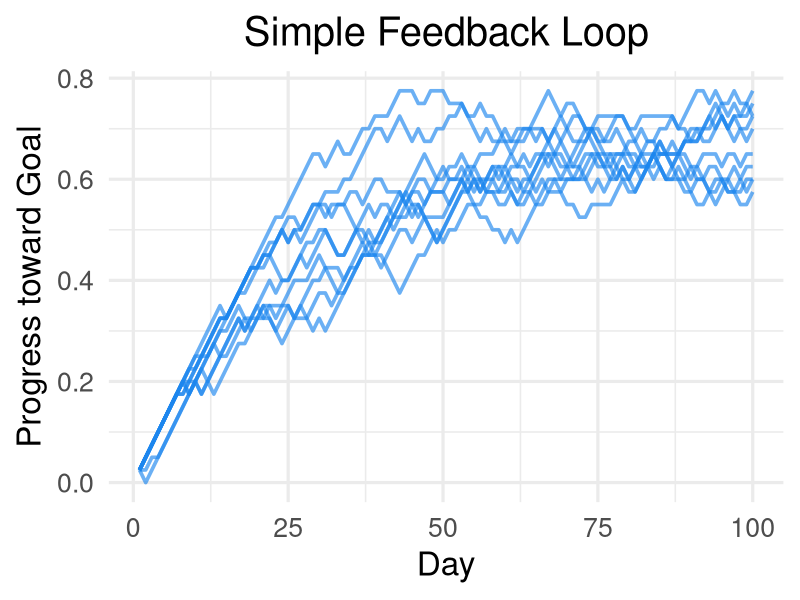
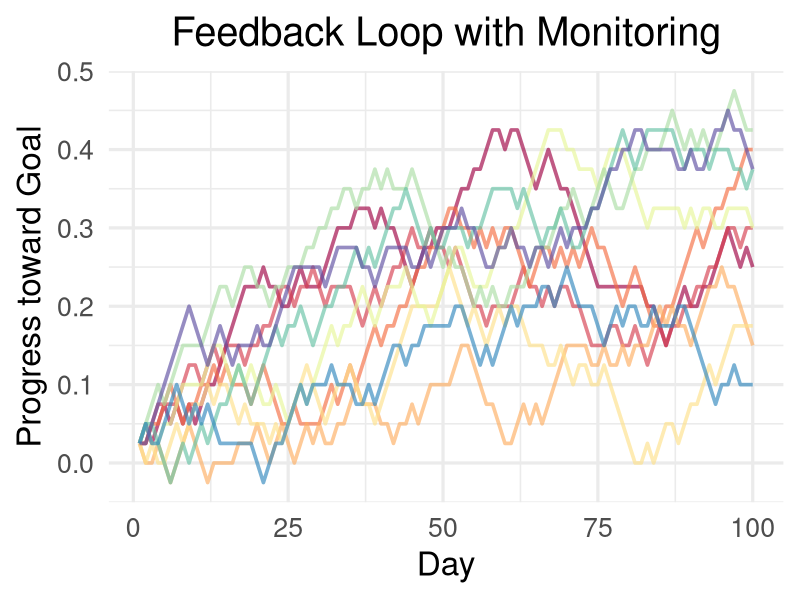
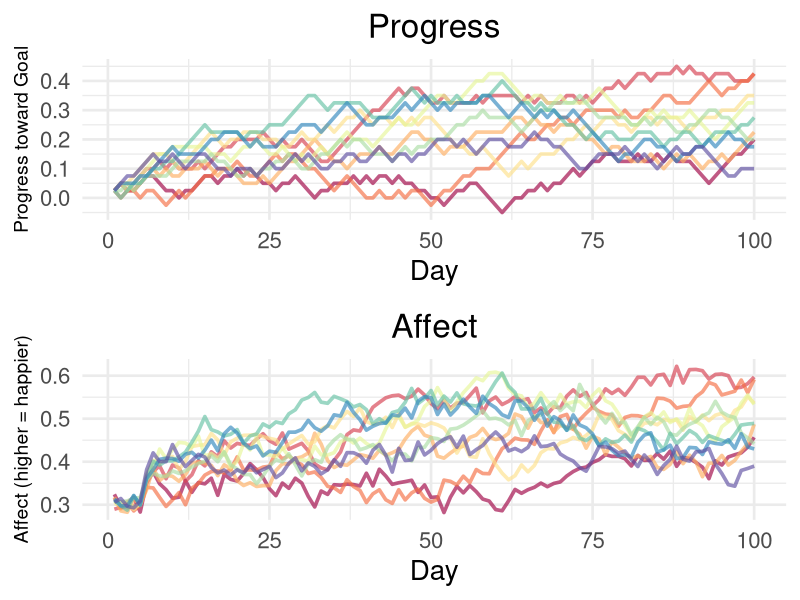
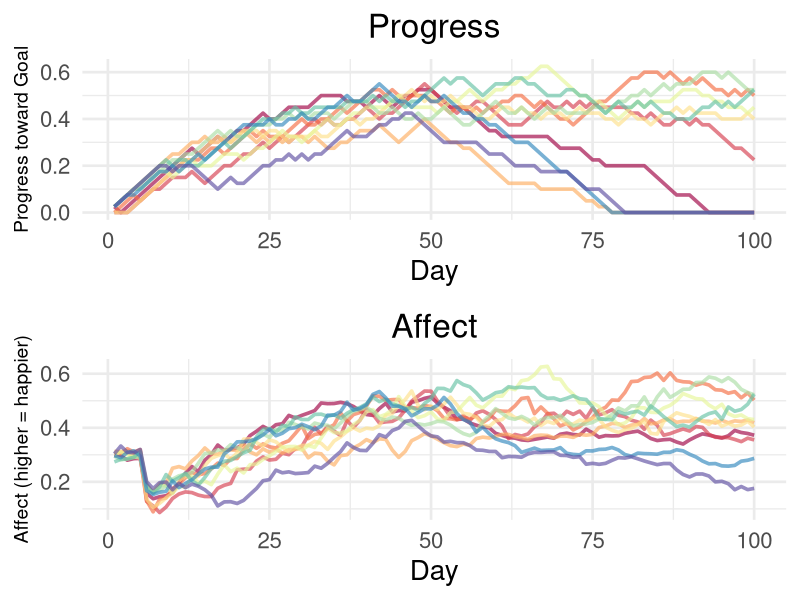

Reproduce these figures in R, in order.
## ---- chunk 1
knitr::opts_chunk$set(echo = TRUE, message = FALSE, warning = FALSE)
## ---- chunk 2
library(DiagrammeR)

grViz("

digraph {
graph [overlap = true, fontsize = 20]
node [shape = box,
      fontname = Helvetica]
'Desired Progress'; Behavior; 'Current Progress'; 'Environment'

node [shape = triangle,
      fixedsize = true,
      width = 1.8,
      height = 1.2]
Comparison
'Desired Progress' -> Comparison -> Behavior -> 'Environment' -> 'Current Progress' -> Comparison
}      
")
## ---- chunk 3
progress <- data.frame(matrix(nrow = 100, ncol = 10)) # initialize an empty dataframe in which to store progress

set.seed(1678) # for reproducibility

for(i in 1:10){
  desired_condition <- 1 # person desires to complete the task (100% completion)
  current_condition <- 0 # person starts with 0% completion
  for(j in 1:100){ 
    behavior <- desired_condition - current_condition # distance between desire and reality
    environment <- sample(x = c(-.025, 0, .025), size = 1, prob = c(abs(1 - behavior) * .50, abs(1 - behavior) * .50, abs(behavior)))
    current_condition <- current_condition + environment 
    progress[j, i] <- current_condition
  }
}
## ---- chunk 4
library(tidyverse)
library(RColorBrewer)

progress <- progress %>%
  mutate(time = 1:100)

progress_gathered <- gather(progress, key = "person", value = "progress", -time)

progress_gathered %>%
  ggplot(aes(x = time, y = progress, group = person)) +
  geom_line(size = 1.25, color = "dodgerblue2", alpha = .65) +
  labs(x = "Day",
       y = "Progress toward Goal",
       title = "Simple Feedback Loop") +
  theme_minimal(base_size = 24) +
  theme(plot.title = element_text(hjust = .5))
## ---- chunk 5
library(DiagrammeR)

grViz("

digraph {
graph [overlap = true, fontsize = 20]
node [shape = box,
      fontname = Helvetica]
'Desired Progress'; Behavior; 'Current Progress'; 'Environment'

node [shape = oval,
      width = .5]
'Desired Rate'; 'Current Rate'; 'Change in Rate'

node [shape = triangle,
      fixedsize = true,
      width = 2.1,
      height = 1.6]
'Comparison A'; 'Comparison B'
'Desired Progress' -> 'Comparison A' -> Behavior -> 'Environment' -> 'Current Progress' -> 'Comparison A'
Behavior -> 'Current Rate' -> 'Comparison B'
'Desired Rate' -> 'Comparison B'-> 'Change in Rate' -> 'Environment' -> 'Current Rate'
}      
")
## ---- chunk 6
set.seed(1272)

progress <- data.frame(matrix(nrow = 100, ncol = 10))

for(i in 1:10){
  desired_condition <- 1 
  desired_rate <- .025 # desirable rate of progress (2.5% per instance)
  current_condition <- 0 
  rate_comparison <- 1 # person starts with rate comparison of 1
  for(j in 1:100){ 
    # Inner Loop
    comparison <- desired_condition - current_condition 
    approach <- comparison * .50 + rate_comparison * .50
    environment <- sample(x = c(-.025, 0, .025), size = 1, prob = c(abs(1 - approach) * .50, abs(1 - approach) * .50, abs(approach)))
    current_condition <- current_condition + environment
    progress[j, i] <- current_condition

    # Outer Loop
    if(j == 1) { 
      current_rate <- 0
    } else {
      current_rate <- progress[j, i] - progress[j - 1, i]
    }
    rate_comparison <- desired_rate - current_rate
  }
}
## ---- chunk 7
progress <- progress %>%
  mutate(time = 1:100)

progress_gathered <- gather(progress, key = "person", value = "progress", -time)

progress_gathered %>%
  ggplot(aes(x = time, y = progress, color = person)) +
  geom_line(size = 1.25, alpha = .65) +
  scale_color_brewer(palette = "Spectral") +
  labs(x = "Day",
       y = "Progress toward Goal",
       title = "Feedback Loop with Monitoring") +
  theme_minimal(base_size = 24) +
  theme(plot.title = element_text(hjust = .5),
        legend.position = "none")
## ---- chunk 8
set.seed(12581)

progress <- data.frame(matrix(nrow = 100, ncol = 10))
affect <- data.frame(matrix(nrow = 100, ncol = 10))

for(i in 1:10){
  desired_condition <- 1
  desired_rate <- .025
  current_condition <- 0
  rate_comparison <- 1
  valence_attractor <- rnorm(n = 1, mean = 0.3, sd = .01) # average emotional state
  for(j in 1:100){ 
    # Inner Loop
    comparison <- desired_condition - current_condition
    approach <- comparison * .50 + rate_comparison * .50
    environment <- sample(x = c(-.025, 0, .025), size = 1, prob = c(abs(1 - approach) * .50, abs(1 - approach) * .50, abs(approach)))
    current_condition <- current_condition + environment
    progress[j, i] <- current_condition

    # Outer Loop
    if(j == 1) {
      current_rate <- 0
    } else {
      current_rate <- progress[j, i] - progress[j - 1, i]
    }
    rate_comparison <- desired_rate - current_rate
    progress_slope <- progress[j, i] - progress[1, i]/(j - 1)
    if(j <= 5) {
      affect[j, i] <- valence_attractor + rnorm(n = 1, mean = valence_attractor, sd = 1) * .01
    } else {
      affect[j, i] <- affect[j - 1, i] * .25 + progress_slope * .50 + (1 - rate_comparison) * .24 + rnorm(n = 1, mean = valence_attractor, sd = 1) * .01
    }
  }
}
## ---- chunk 9
library(ggpubr)

progress <- progress %>%
  mutate(time = 1:100)

progress_gathered <- gather(progress, key = "person", value = "progress", -time)

progress_plot <- progress_gathered %>%
  ggplot(aes(x = time, y = progress, color = person)) +
  geom_line(size = 1.25, alpha = .65) +
  scale_color_brewer(palette = "Spectral") +
  labs(x = "Day",
       y = "Progress toward Goal",
       title = "Progress") +
  theme_minimal(base_size = 20) +
  theme(legend.position = "none",
        plot.title = element_text(hjust = .5),
        axis.title.y = element_text(size = 14)) 

affect <- affect %>%
  mutate(time = 1:100)

affect_gathered <- gather(affect, key = "person", value = "affect", -time)

affect_plot <- affect_gathered %>%
  ggplot(aes(x = time, y = affect, color = person)) +
  geom_line(size = 1.25, alpha = .65) +
  scale_color_brewer(palette = "Spectral") +
  labs(x = "Day",
       y = "Affect (higher = happier)",
       title = "Affect") +
  theme_minimal(base_size = 20) +
  theme(legend.position = "none",
        plot.title = element_text(hjust = .5),
        axis.title.y = element_text(size = 14))

plots1 <- ggarrange(progress_plot, affect_plot, nrow = 2)
plots1
## ---- chunk 10
set.seed(1249)

progress <- data.frame(matrix(nrow = 100, ncol = 10))
affect <- data.frame(matrix(nrow = 100, ncol = 10))

for(i in 1:10){
  desired_condition <- 1
  desired_rate <- .050
  current_condition <- 0
  rate_comparison <- 1
  valence_attractor <- rnorm(n = 1, mean = 0.3, sd = .01)
  average_progress_rate <- 0
  relative_standing <- 1
  for(j in 1:100){ 
    # Inner Loop
    comparison <- desired_condition - current_condition
    approach <- (abs(comparison * .50 + rate_comparison * .50))/(abs(relative_standing) + (comparison * .75 + abs(rate_comparison) * .25))
    avoidance <- (abs(relative_standing))/(abs(relative_standing) + (comparison * .75 + abs(rate_comparison) * .25))
    environment <- sample(x = c(-.025, 0, .025), size = 1, prob = c(avoidance * .50, avoidance * .50, approach))
    current_condition <- current_condition + environment 
    progress[j, i] <- ifelse(current_condition <= 0, 0, current_condition)

    # Outer Loop
    if(j == 1) {
      current_rate <- 0
    } else {
      current_rate <- progress[j, i] - progress[j - 1, i]
      progress_slope <- progress[j, i] - progress[1, i]/(j - 1)
      relative_standing <- progress_slope - average_progress_rate
    }
    rate_comparison <- desired_rate - current_rate
    if(j <= 5) {
      affect[j, i] <- valence_attractor + rnorm(n = 1, mean = valence_attractor, sd = 1) * .01
    } else if (j >= 50 && relative_standing <= .35) {
      desired_condition <- current_condition
      rate_comparison <- 0
      affect[j, i] <- affect[j - 1, i] * .99 + rnorm(n = 1, mean = valence_attractor, sd = 1) * .01
    } else {
      affect[j, i] <- affect[j - 1, i] * .25 + progress_slope * .50 + relative_standing * .24 + rnorm(n = 1, mean = valence_attractor, sd = 1) * .01
    }
  }
  if(i > 1){
    average_progress_rate <- mean(t(progress[100, (i - 1):1]))
  } else {
    average_progress_rate <- 0
  }
}
## ---- chunk 11
progress <- progress %>%
  mutate(time = 1:100)

progress_gathered <- gather(progress, key = "person", value = "progress", -time)

progress_plot2 <- progress_gathered %>%
  ggplot(aes(x = time, y = progress, color = person)) +
  geom_line(size = 1.25, alpha = .65) +
  scale_color_brewer(palette = "Spectral") +
  labs(x = "Day",
       y = "Progress toward Goal",
       title = "Progress") +
  theme_minimal(base_size = 20) +
  theme(legend.position = "none",
        plot.title = element_text(hjust = .5),
        axis.title.y = element_text(size = 14)) 

affect <- affect %>%
  mutate(time = 1:100)

affect_gathered <- gather(affect, key = "person", value = "affect", -time)

affect_plot2 <- affect_gathered %>%
  ggplot(aes(x = time, y = affect, color = person)) +
  geom_line(size = 1.25, alpha = .65) +
  scale_color_brewer(palette = "Spectral") +
    labs(x = "Day",
       y = "Affect (higher = happier)",
       title = "Affect") +
  theme_minimal(base_size = 20) +
  theme(legend.position = "none",
        plot.title = element_text(hjust = .5),
        axis.title.y = element_text(size = 14))

plots2 <- ggarrange(progress_plot2, affect_plot2, nrow = 2)
plots2
